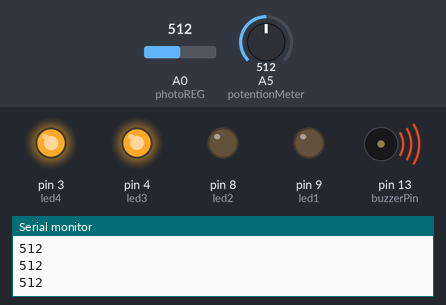
Simulated run of this sketch. Board: Arduino Uno, built with avr-gcc and run on an emulated ATmega328P. On the bench: output pins drawn as LEDs (lit = HIGH), buzzer (waves = sounding), the last lines printed to the serial monitor. The test bench sets the inputs (shaded band); at power-on: A0 (photoREG) = 512, A5 (potentionMeter) = 512.

Above: at 1.2 s.
1.3 s: A0 (photoREG) set to 491
At 1.8 s:
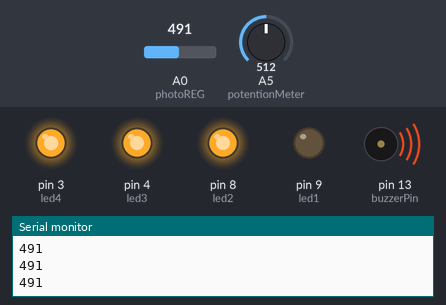
2.8 s: A5 (potentionMeter) set to 0
At 3.7 s:
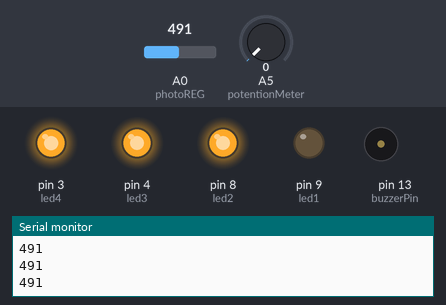
4.3 s: A0 (photoREG) set to 511
At 5.5 s:
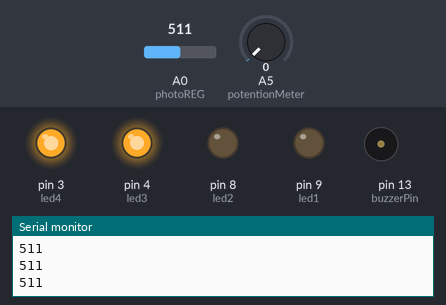
5.8 s: A0 (photoREG) set to 122
At 7.0 s:
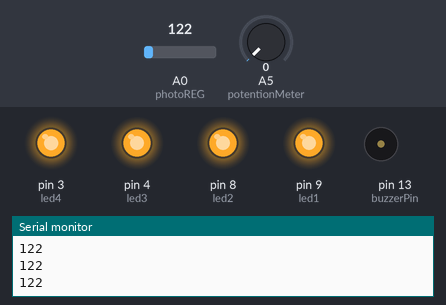
7.3 s: A5 (potentionMeter) set to 122
At 8.3 s:
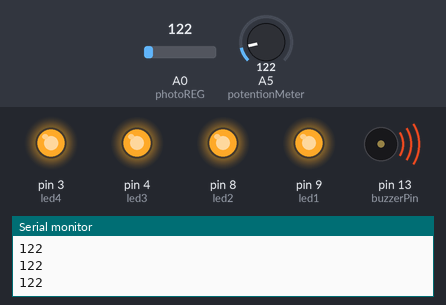
8.8 s: A0 (photoREG) set to 231
10.3 s: A0 (photoREG) set to 259
At 11.4 s:
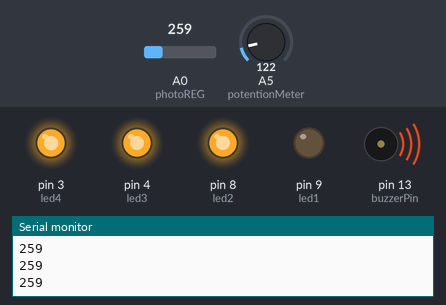
Timing chart, 0 to 12.8 s (numbered marks = the images above; inputs shaded):
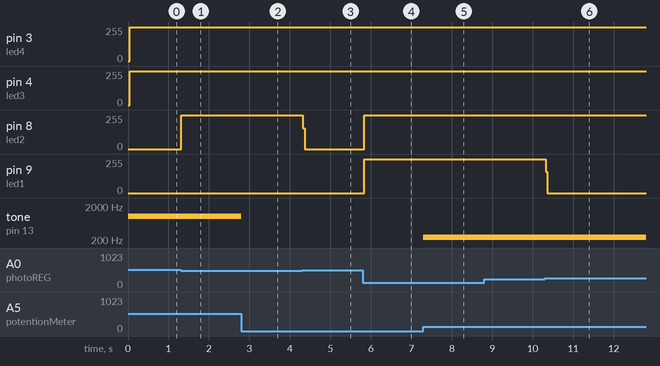

Measured:
- the behaviour switches between 500 and 499 on A0 (photoREG) (found by bisection; images 0 and 1)
- the behaviour switches between 249 and 250 on A0 (photoREG) (found by bisection; images 5 and 6)
- after the input at 1.3 s, pin 8 (led2): 0/255 → 254/255 at once
- after the input at 2.8 s, tone on pin 13 (buzzerPin): 1000 Hz → silent at once
- after the input at 4.3 s, pin 8 (led2): 254/255 → 0/255 at once
- after the input at 5.8 s, pin 8 (led2), pin 9 (led1): 0/255 → 254/255 at once
- after the input at 7.3 s, tone on pin 13 (buzzerPin): silent → 238 Hz at once
- after the input at 10.3 s, pin 9 (led1): 254/255 → 0/255 at once

The sketch:

hbanke2Lab5.ino
```cpp
/* Het Banker, 676239923, Hbanke2
 * Lab 5: LED and Buzzer in parallel
 * Description: There are two parts to this lab. In part 1, use four LEDs and a
 *              photoresistor to increase and decrease the light. So if there was
 *              no light in then all four LEDs should light up. And if the room was
 *              completely bright then no LED should lite up. In part 2 of the lab,
 *              we have a buzzer and potentiometer, the buzzer makes noise depending
 *              on the how we turn the potentiometer.
 * Assumption: For this lab, the easier part was the part 1, since we have done something
 *             very similar in the labs 3 and 4. Another thing I was surprised was that
 *             in part 2 where we make the sound by the buzzer by potentional meter.
 *  References:
 *            https://www.arduino.cc/en/Reference/AnalogWrite
 *            https://www.arduino.cc/en/Reference/AnalogRead
 *            https://www.arduino.cc/en/tutorial/potentiometer
 *            https://www.arduino.cc/reference/en/language/functions/advanced-io/tone/
 */

//pins for part 1 (LED)
const int led1 = 9, led2 = 8, led4 = 3, led3 = 4;
const int photoREG = A0;

//pins for part 2 (buzzer)
const int buzzerPin = 13;
const int potentionMeter = A5;
const int pinArray[4] = {led1,led2,led3,led4};
const int duration = 50;

//for the luminace and the buzzer sound
int analogValue = 0;
int sound = 0;
int lightPerLED = 0;
int counter = 3;

//prototypes
void turnOnLEDS(int amountOfLight, int iter);
int amountOfLightPerLED(int amountOfLight, int lightPerLEDD);
void setup()
{
  Serial.begin(9600); //for debugging
  pinMode(buzzerPin,OUTPUT); //buzzer
  pinMode(led1, OUTPUT); //1st led
  pinMode(led2, OUTPUT); //2nd led
  pinMode(led3, OUTPUT); //3rd led
  pinMode(led4, OUTPUT); //4th led
}

void loop()
{
  //get the analog value from the photo resistor
  analogValue = analogRead(photoREG);

  //get the frequency
  sound = analogRead(potentionMeter);

  //get frequeny
  int frequency = map(sound,0, 1024,0, 2000);

  //output
  tone(buzzerPin,frequency);

  //for debugging purposes
  Serial.println(analogValue);

  //turn on the LEDs according to luminance
  turnOnLEDS(amountOfLightPerLED(analogValue,lightPerLED),counter);
  //delay(90);
}

//to turn on the leds compare to the luminance value
void turnOnLEDS(int amountOfLight, int iter)
{
  //go thru the array to turn all the lights off
  for(int x : pinArray)
  {
    //turn the lights off
    digitalWrite(x, 0);
  }

  //and turn the lights on depending on luminance
  while (iter >= amountOfLight)
  {
    //turn the light back on
    digitalWrite( pinArray[iter], 1);
    iter--;
  }
}

//devide the amount of light by 200, biggest lum value for my resistor ~800
int amountOfLightPerLED(int amountOfLight, int lightPerLEDD )
{
  //difference of 200 luminance values per LED
  lightPerLEDD = amountOfLight / 250;
  return lightPerLEDD;
}
```
